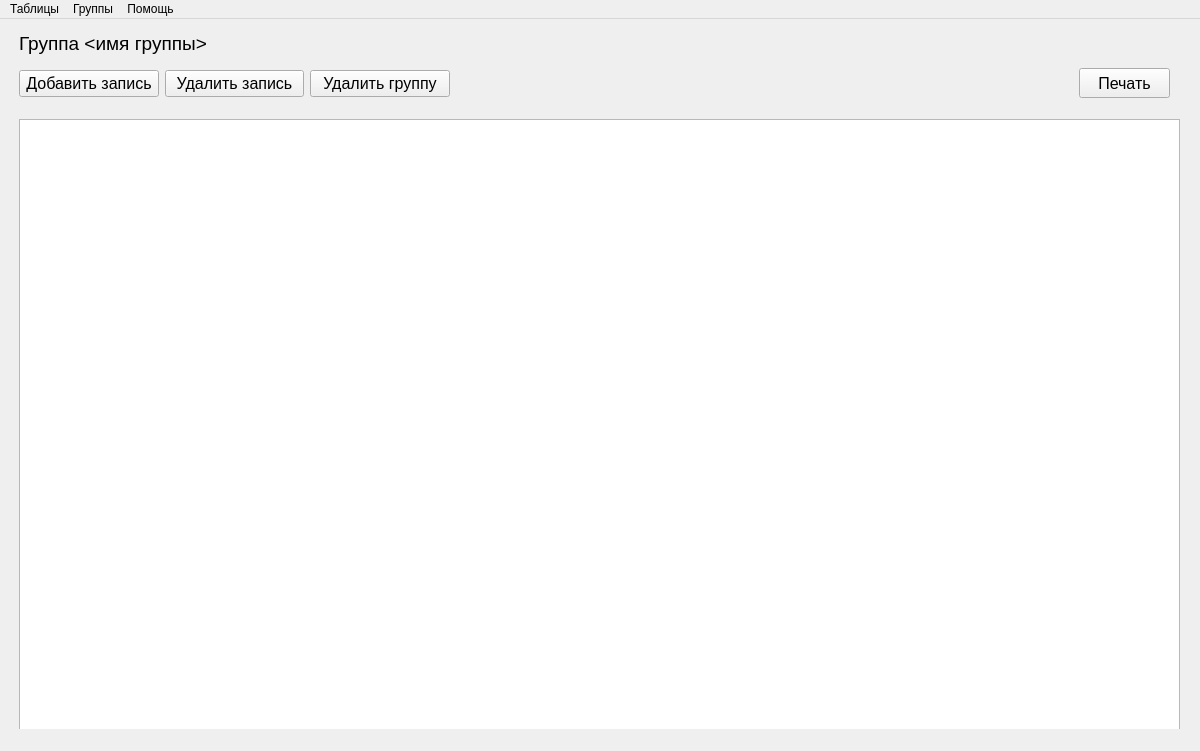
<?xml version="1.0" encoding="UTF-8"?>
<ui version="4.0">
 <class>MainWindow</class>
 <widget class="QMainWindow" name="MainWindow">
  <property name="enabled">
   <bool>true</bool>
  </property>
  <property name="geometry">
   <rect>
    <x>0</x>
    <y>0</y>
    <width>1200</width>
    <height>751</height>
   </rect>
  </property>
  <property name="sizePolicy">
   <sizepolicy hsizetype="Preferred" vsizetype="Preferred">
    <horstretch>0</horstretch>
    <verstretch>0</verstretch>
   </sizepolicy>
  </property>
  <property name="minimumSize">
   <size>
    <width>200</width>
    <height>100</height>
   </size>
  </property>
  <property name="maximumSize">
   <size>
    <width>1920</width>
    <height>1080</height>
   </size>
  </property>
  <property name="windowTitle">
   <string>Обработка данных о выставочных экспонатах</string>
  </property>
  <property name="tabShape">
   <enum>QTabWidget::TabShape::Rounded</enum>
  </property>
  <widget class="QWidget" name="centralwidget">
   <layout class="QGridLayout" name="gridLayout_2">
    <item row="0" column="0">
     <widget class="QStackedWidget" name="pages_">
      <property name="currentIndex">
       <number>1</number>
      </property>
      <widget class="QWidget" name="menu_tables_page">
       <widget class="QWidget" name="layoutWidget">
        <property name="geometry">
         <rect>
          <x>180</x>
          <y>670</y>
          <width>801</width>
          <height>41</height>
         </rect>
        </property>
        <layout class="QHBoxLayout" name="crud_menu">
         <item>
          <widget class="QPushButton" name="create_btn">
           <property name="text">
            <string>Добавить запись</string>
           </property>
          </widget>
         </item>
         <item>
          <widget class="QPushButton" name="update_btn">
           <property name="text">
            <string>Редактировать запись</string>
           </property>
          </widget>
         </item>
         <item>
          <widget class="QComboBox" name="group_cb">
           <property name="placeholderText">
            <string>Добавить запись в группу</string>
           </property>
           <item>
            <property name="text">
             <string>+ Создать новую группу</string>
            </property>
           </item>
          </widget>
         </item>
         <item>
          <widget class="QPushButton" name="delete_btn">
           <property name="text">
            <string>Удалить запись</string>
           </property>
          </widget>
         </item>
        </layout>
       </widget>
       <widget class="QStackedWidget" name="db_tables">
        <property name="geometry">
         <rect>
          <x>0</x>
          <y>100</y>
          <width>1181</width>
          <height>581</height>
         </rect>
        </property>
        <property name="currentIndex">
         <number>0</number>
        </property>
        <widget class="QWidget" name="svod">
         <layout class="QGridLayout" name="gridLayout">
          <item row="0" column="0">
           <widget class="QTableView" name="svod_table"/>
          </item>
         </layout>
        </widget>
        <widget class="QWidget" name="vyst_mo">
         <layout class="QGridLayout" name="gridLayout_6">
          <item row="0" column="0">
           <widget class="QTableView" name="vyst_mo_table">
            <property name="sizePolicy">
             <sizepolicy hsizetype="Expanding" vsizetype="Expanding">
              <horstretch>0</horstretch>
              <verstretch>0</verstretch>
             </sizepolicy>
            </property>
           </widget>
          </item>
         </layout>
        </widget>
        <widget class="QWidget" name="vuz">
         <layout class="QGridLayout" name="gridLayout_5">
          <item row="0" column="0">
           <widget class="QTableView" name="vuz_table"/>
          </item>
         </layout>
        </widget>
        <widget class="QWidget" name="grntirub">
         <layout class="QGridLayout" name="gridLayout_3">
          <item row="0" column="0">
           <widget class="QTableView" name="grntirub_table"/>
          </item>
         </layout>
        </widget>
       </widget>
       <widget class="QWidget" name="layoutWidget">
        <property name="geometry">
         <rect>
          <x>11</x>
          <y>36</y>
          <width>1081</width>
          <height>63</height>
         </rect>
        </property>
        <layout class="QHBoxLayout" name="toplevel_layout">
         <item>
          <layout class="QVBoxLayout" name="verticalLayout">
           <property name="sizeConstraint">
            <enum>QLayout::SizeConstraint::SetDefaultConstraint</enum>
           </property>
           <item alignment="Qt::AlignmentFlag::AlignVCenter">
            <widget class="QComboBox" name="add_filters_cb">
             <property name="minimumSize">
              <size>
               <width>180</width>
               <height>0</height>
              </size>
             </property>
             <property name="maximumSize">
              <size>
               <width>180</width>
               <height>16777215</height>
              </size>
             </property>
             <property name="font">
              <font>
               <pointsize>11</pointsize>
              </font>
             </property>
             <property name="editable">
              <bool>false</bool>
             </property>
             <property name="minimumContentsLength">
              <number>2</number>
             </property>
             <property name="placeholderText">
              <string>Добавить фильтр</string>
             </property>
            </widget>
           </item>
           <item alignment="Qt::AlignmentFlag::AlignLeft">
            <widget class="QPushButton" name="delete_all_filters">
             <property name="enabled">
              <bool>true</bool>
             </property>
             <property name="minimumSize">
              <size>
               <width>180</width>
               <height>0</height>
              </size>
             </property>
             <property name="maximumSize">
              <size>
               <width>180</width>
               <height>16777215</height>
              </size>
             </property>
             <property name="font">
              <font>
               <pointsize>11</pointsize>
              </font>
             </property>
             <property name="text">
              <string>Сбросить все фильтры</string>
             </property>
            </widget>
           </item>
          </layout>
         </item>
        </layout>
       </widget>
       <widget class="QLabel" name="current_table_label">
        <property name="geometry">
         <rect>
          <x>10</x>
          <y>0</y>
          <width>331</width>
          <height>21</height>
         </rect>
        </property>
        <property name="font">
         <font>
          <pointsize>14</pointsize>
         </font>
        </property>
        <property name="text">
         <string>Таблица &lt;имя таблицы&gt;</string>
        </property>
       </widget>
      </widget>
      <widget class="QWidget" name="menu_groups_page">
       <widget class="QStackedWidget" name="groups_pages">
        <property name="geometry">
         <rect>
          <x>0</x>
          <y>0</y>
          <width>1181</width>
          <height>701</height>
         </rect>
        </property>
        <property name="currentIndex">
         <number>1</number>
        </property>
        <widget class="QWidget" name="group_list_page">
         <widget class="QWidget" name="layoutWidget">
          <property name="geometry">
           <rect>
            <x>10</x>
            <y>30</y>
            <width>301</width>
            <height>51</height>
           </rect>
          </property>
          <layout class="QHBoxLayout" name="horizontalLayout">
           <item>
            <widget class="QPushButton" name="create_group_btn">
             <property name="font">
              <font>
               <pointsize>12</pointsize>
              </font>
             </property>
             <property name="text">
              <string>Создать группу</string>
             </property>
            </widget>
           </item>
           <item>
            <widget class="QPushButton" name="delete_group_btn">
             <property name="font">
              <font>
               <pointsize>12</pointsize>
              </font>
             </property>
             <property name="text">
              <string>Удалить группу</string>
             </property>
            </widget>
           </item>
          </layout>
         </widget>
         <widget class="QTableView" name="group_list_table">
          <property name="geometry">
           <rect>
            <x>10</x>
            <y>91</y>
            <width>1161</width>
            <height>611</height>
           </rect>
          </property>
         </widget>
         <widget class="QLabel" name="label_2">
          <property name="geometry">
           <rect>
            <x>10</x>
            <y>0</y>
            <width>141</width>
            <height>21</height>
           </rect>
          </property>
          <property name="font">
           <font>
            <pointsize>14</pointsize>
           </font>
          </property>
          <property name="text">
           <string>Список групп</string>
          </property>
         </widget>
        </widget>
        <widget class="QWidget" name="group_view_page">
         <widget class="QTableView" name="group_view_table">
          <property name="geometry">
           <rect>
            <x>10</x>
            <y>91</y>
            <width>1161</width>
            <height>611</height>
           </rect>
          </property>
         </widget>
         <widget class="QPushButton" name="export_btn">
          <property name="geometry">
           <rect>
            <x>1070</x>
            <y>40</y>
            <width>91</width>
            <height>30</height>
           </rect>
          </property>
          <property name="font">
           <font>
            <pointsize>12</pointsize>
           </font>
          </property>
          <property name="text">
           <string>Печать</string>
          </property>
         </widget>
         <widget class="QWidget" name="layoutWidget">
          <property name="geometry">
           <rect>
            <x>10</x>
            <y>30</y>
            <width>431</width>
            <height>51</height>
           </rect>
          </property>
          <layout class="QHBoxLayout" name="horizontalLayout_2">
           <item>
            <widget class="QPushButton" name="add_record_btn">
             <property name="font">
              <font>
               <pointsize>12</pointsize>
              </font>
             </property>
             <property name="text">
              <string>Добавить запись</string>
             </property>
            </widget>
           </item>
           <item>
            <widget class="QPushButton" name="delete_record_btn_2">
             <property name="font">
              <font>
               <pointsize>12</pointsize>
              </font>
             </property>
             <property name="text">
              <string>Удалить запись</string>
             </property>
            </widget>
           </item>
           <item>
            <widget class="QPushButton" name="delete_group_btn_2">
             <property name="font">
              <font>
               <pointsize>12</pointsize>
              </font>
             </property>
             <property name="text">
              <string>Удалить группу</string>
             </property>
            </widget>
           </item>
          </layout>
         </widget>
         <widget class="QLabel" name="group_name">
          <property name="geometry">
           <rect>
            <x>10</x>
            <y>0</y>
            <width>201</width>
            <height>31</height>
           </rect>
          </property>
          <property name="font">
           <font>
            <pointsize>14</pointsize>
           </font>
          </property>
          <property name="text">
           <string>Группа &lt;имя группы&gt;</string>
          </property>
         </widget>
        </widget>
       </widget>
      </widget>
     </widget>
    </item>
   </layout>
  </widget>
  <widget class="QMenuBar" name="menuBar">
   <property name="geometry">
    <rect>
     <x>0</x>
     <y>0</y>
     <width>1200</width>
     <height>22</height>
    </rect>
   </property>
   <widget class="QMenu" name="tables_menu">
    <property name="title">
     <string>Таблицы</string>
    </property>
    <addaction name="svod_action"/>
    <addaction name="vistavki_action"/>
    <addaction name="grnti_action"/>
    <addaction name="vuz_action"/>
   </widget>
   <widget class="QMenu" name="groups_menu">
    <property name="geometry">
     <rect>
      <x>352</x>
      <y>125</y>
      <width>182</width>
      <height>72</height>
     </rect>
    </property>
    <property name="title">
     <string>Группы</string>
    </property>
    <addaction name="show_list"/>
   </widget>
   <widget class="QMenu" name="help">
    <property name="title">
     <string>Помощь</string>
    </property>
   </widget>
   <addaction name="tables_menu"/>
   <addaction name="groups_menu"/>
   <addaction name="help"/>
  </widget>
  <action name="vistavki_action">
   <property name="text">
    <string>Выставки</string>
   </property>
  </action>
  <action name="grnti_action">
   <property name="text">
    <string>ГРНТИ</string>
   </property>
  </action>
  <action name="vuz_action">
   <property name="text">
    <string>ВУЗы</string>
   </property>
  </action>
  <action name="svod_action">
   <property name="text">
    <string>Сводная таблица</string>
   </property>
  </action>
  <action name="show_list">
   <property name="text">
    <string>Список групп</string>
   </property>
  </action>
 </widget>
 <resources/>
 <connections/>
</ui>
